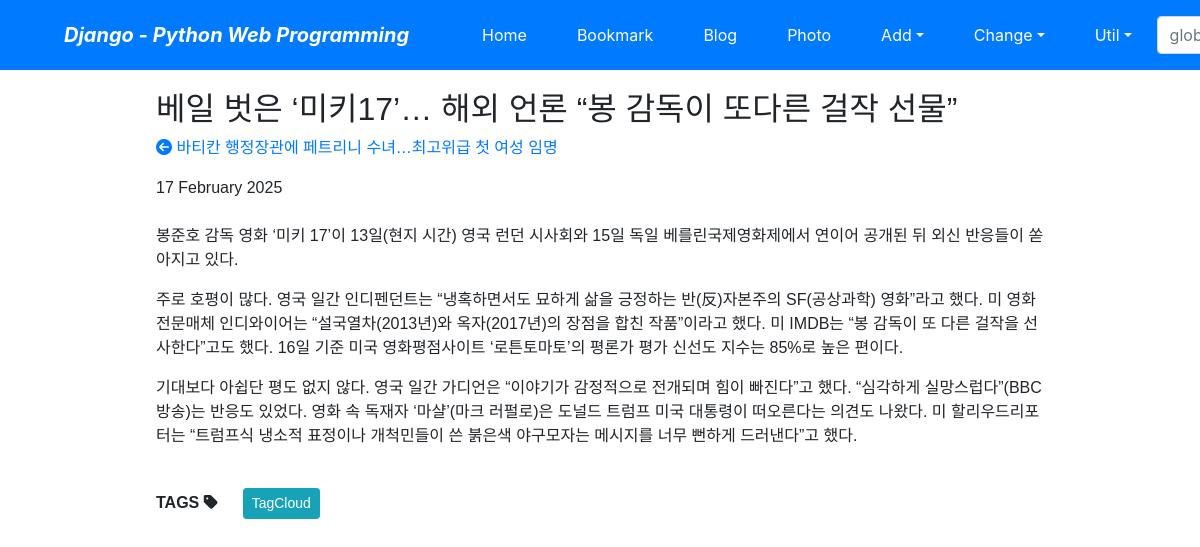
/blog/post/미키17-해외-언론-봉-감독이/, run on the app's committed database.
### blog/models.py (models this page shows, shortened)
class Post(models.Model):
  title = models.CharField(verbose_name="TITLE", max_length=50)
  slug = models.SlugField("SLUG", unique=True, allow_unicode=True, help_text='one word for alias')
  description = models.CharField("DESCRIPTION", max_length=100, blank=True, help_text='simple descriptin text')
  content = models.TextField('CONTENT')
  create_dt = models.DateTimeField('CREATE_DATE', auto_now_add=True)
  modify_dt = models.DateTimeField('MODIFY_DATE', auto_now=True)
  tags = TaggableManager(blank=True)
  owner = models.ForeignKey(User, on_delete=models.CASCADE, verbose_name='OWNER', blank=True, null=True)
  class Meta:
    verbose_name = 'post'
    verbose_name_plural= 'posts'
    db_table = 'blog_posts'
    ordering = ('-modify_dt',)
  def __str__(self):
    return self.title
  def get_absolute_url(self):
    return reverse('blog:post_detail', args=(self.slug,))
  def get_next(self):
    return self.get_next_by_modify_dt()

### blog/views.py (called while the page is built)
  def get_context_data(self, **kwargs):
    context = super().get_context_data(**kwargs)
    context['disqus_short'] = f"{settings.DISQUS_SHORTNAME}"
    context['disqus_id'] = f"post-{self.object.id}-{self.object.slug}"
    context['disqus_url'] = f"{settings.DISQUS_MY_DOMAIN}{self.object.get_absolute_url()}"
    context['disqus_title'] = f"{self.object.slug}"
    return context

### templates/blog/post_detail.html (shortened to what this page needs)
{% extends "base.html" %}
{% block content %}
<div class="post-body">
    <h2>{{ object.title }}</h2>
    <p>
        {% if object.get_next %}
        <a href="{{ object.get_next.get_absolute_url }}" title="View previous post">
            <i class="fas fa-arrow-circle-left"></i> {{ object.get_next }}
        </a>
        {% endif %}
    </p>
    <div>{{ object.modify_dt|date:"j F Y" }}</div>
    <br>
    <div>
        {{ object.content|linebreaks }}
    </div>
    <br>
    <div>
        <b>TAGS</b> <i class="fas fa-tag"></i>
        {% load taggit_templatetags2_tags %}
        <a href="{% url 'blog:tag_cloud' %}"> <span class="btn btn-info btn-sm">TagCloud</span> </a>
    </div>
    <br>
</div>
{% endblock %}

### templates/blog/post_detail.html (style rules this page uses)
.post-body { width: 80%; margin: auto; font-family: "Lucida Grande", Verdana, Arial, sans-serif; font-size: 16px; }

### data on the page
Post: title "베일 벗은 ‘미키17’… 해외 언론 “봉 감독이 또다른 걸작 선물”", get_next "바티칸 행정장관에 페트리니 수녀…최고위급 첫 여성 임명", modify_dt "17 February 2025", content "봉준호 감독 영화 ‘미키 17’이 13일(현지 시간) 영국 런던 시사회와 15일 독일 베를린국제영화제에서 연이어 공개된 뒤 외신 반응들이 쏟아지고 있다. 주로 호평이 많다. 영국 일간 인디펜던트는 “냉혹하면서도 묘하게 삶을 긍정하는 반(反)자본주의 SF(공상과학) 영화”라고 했다. 미 영화전문매체 인디와이어는 “설국열차(2013년)와 옥자(2017년)의 장점을 합친 작품”이라고 했다. 미 IMDB는 “봉 감독이 또 다른 걸작을 선사한다”고도 했다. 16일 기준 미국 영화평점사이트 ‘로튼토마토’의 평론가 평가 신선도 지수는 85%로 높은 편이다. 기대보다 아쉽단 평도 없지 않다. 영국 일간 가디언은 “이야기가 감정적으로 전개되며 힘이 빠진다”고 했다. “심각하게 실망스럽다”(BBC방송)는 반응도 있었다. 영화 속 독재자 ‘마샬’(마크 러펄로)은 도널드 트럼프 미국 대통령이 떠오른다는 의견도 나왔다. 미 할리우드리포터는 “트럼프식 냉소적 표정이나 개척민들이 쓴 붉은색 야구모자는 메시지를 너무 뻔하게 드러낸다”고 했다."
